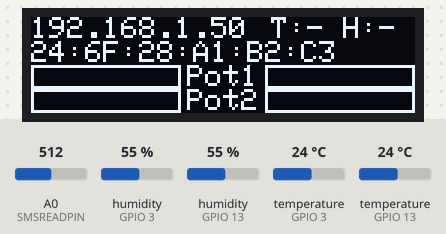
The program below on a simulated ESP8266 (NodeMCU). Parts: 128×32 one-colour display. The inputs (shaded band) are chosen by the test bench; at power-on: humidity (sensors on GPIO 3, GPIO 13) 55 %, A0 (SMSREADPIN) = 512, temperature (sensors on GPIO 3, GPIO 13) 24 °C. WiFi joins after 1.5 s; servers stay silent unless stated; network time is answered at once with the bench clock; the local clock reads 2024-03-15 10:24:30 at power-on unless the program sets it; no MQTT or app messages arrive unless stated; what the program prints to the serial monitor is not drawn. At 10.8 s the program puts the board to deep sleep or switches it off; the recording ends there.

Above: at 1.6 s.
At 4.7 s:
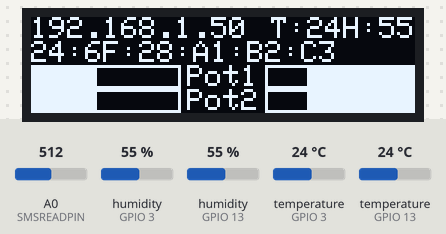
4.8 s: humidity (sensor on GPIO 3) set to 22 %
At 10.1 s:
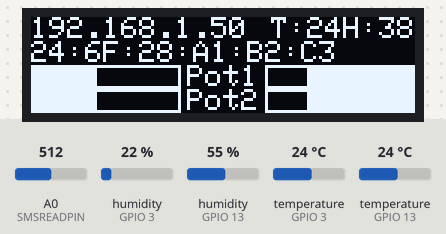
Timing chart, 0 to 10.8 s (numbered marks = the images above; inputs shaded):
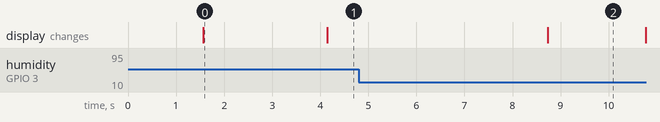

Measured:
- after the input at 4.8 s, the display: changes after 3.9 s (image 2)
- what the display in image 0 shows lasts 2.5 s, from 1.6 s to 4.1 s

The program:

main.cpp
```cpp
#include <SPI.h>
#include <Wire.h>
#include <DHT.h>
#include <time.h>
#include <NTPClient.h>
#include <WiFiUdp.h>
#include <Arduino.h>
#include <ArduinoJson.h>
#include <ESP8266WiFi.h>
#include <PubSubClient.h>
#include <Adafruit_GFX.h>
#include <Adafruit_SSD1306.h>
#include <SoilMoistureSensor/SoilMoistureSensor.h>

#define DHTTYPE DHT22   // DHT 22

#define DHTPOWERPIN 2
#define DHT1PIN 13
#define DHT2PIN 3

#define SMS1POWERPIN 15
#define SMS2POWERPIN 12
#define SMS3POWERPIN 0
#define SMS4POWERPIN 14
#define SMSREADPIN A0
#define SMSVOLTAGE 3.3

#define mqtt_server "94.62.211.190"
//#define mqtt_user "your_username"
//#define mqtt_password "your_password"

#define MicroControllerID WiFi.macAddress()

#define DEEP_SLEEP_TIMER 3e8  //microseconds 5 minutes
#define WAKE_UP_TIME 5e3     //milliseconds

#define main_topic "WaterMe"

Adafruit_SSD1306 OLED = Adafruit_SSD1306(128, 32, &Wire);

//Setup JSON
DynamicJsonDocument doc(2048);
char serialized_json[1024];

DHT dht1(DHT1PIN, DHTTYPE);
DHT dht2(DHT2PIN, DHTTYPE);

//Flower Pot1
SoilMoistureSensor SMS1(SMS1POWERPIN, SMSREADPIN, SMSVOLTAGE);
SoilMoistureSensor SMS2(SMS2POWERPIN, SMSREADPIN, SMSVOLTAGE);

//Flower Pot 2
SoilMoistureSensor SMS3(SMS3POWERPIN, SMSREADPIN, SMSVOLTAGE);
SoilMoistureSensor SMS4(SMS4POWERPIN, SMSREADPIN, SMSVOLTAGE);

const char* ssid = "The Internet";
const char* password = "Papaya0721";

WiFiClient espClient;
PubSubClient client(espClient);
const long utcOffsetInSeconds = 3600;
WiFiUDP ntpUDP;
NTPClient timeClient(ntpUDP, "pool.ntp.org", utcOffsetInSeconds);

int dht_temp_1 = 0;
int dht_hum_1 = 0;

int dht_temp_2 = 0;
int dht_hum_2 = 0;

float SMS1_value = NAN;
float SMS2_value = NAN;
float SMS3_value = NAN;
float SMS4_value = NAN;

void updateOLED()
{
  OLED.clearDisplay();
  OLED.setCursor(0,0);

  //IP / connection Status
  OLED.print(WiFi.isConnected() ? WiFi.localIP().toString() : "Disconnected");

  //Temperature and Humidity
  OLED.setCursor(80,0);
  OLED.print("T:");
  int reported_temp = dht_temp_1 != 0 ? dht_temp_2 != 0 ? (dht_temp_1+dht_temp_2)/2 : dht_temp_1 : 0;
  int reported_hum = dht_hum_1 != 0 ? dht_hum_2 != 0 ? (dht_hum_1+dht_hum_2)/2 : dht_hum_1 : 0;

  if (reported_temp == 0)
  {
    OLED.print("- ");
  }else{
    OLED.print(reported_temp);
  }

  OLED.print("H:");

  if (reported_hum == 0)
  {
    OLED.println("- ");
  }else{
    OLED.println(reported_hum);
  }

  //Mac Adress
  OLED.println(MicroControllerID);

  // Horizontal Moisture Bars for Pot 1
  OLED.drawRect(0,16,50,8,1);
  OLED.fillRect(0,16,50*(SMS1_value/SMSVOLTAGE),8,1);
  OLED.setCursor(52,16);
  OLED.print("Pot1");
  OLED.drawRect(78,16,50,8,1);
  OLED.fillRect(128-78*(SMS2_value/SMSVOLTAGE),16,128-78*(SMS2_value/SMSVOLTAGE),8,1);

  // Horizontal Moisture Bars for Pot 2
  OLED.drawRect(0,24,50,8,1);
  OLED.fillRect(0,24,50*(SMS3_value/SMSVOLTAGE),8,1);
  OLED.setCursor(52,24);
  OLED.print("Pot2");
  OLED.drawRect(78,24,50,8,1);
  OLED.fillRect(128-78*(SMS4_value/SMSVOLTAGE),24,128-78*(SMS4_value/SMSVOLTAGE),8,1);

  OLED.display();
}

void readingVerification()
{
  if (dht_temp_1 > 120)
  {
    dht_temp_1 = 0;
  }

  if (dht_temp_2 > 120)
  {
    dht_temp_2 = 0;
  }

  if (dht_hum_1 > 120)
  {
    dht_hum_1 = 0;
  }

  if (dht_hum_2 > 120)
  {
    dht_hum_2 = 0;
  }
}

void setup_wifi() {
  delay(10);
  // We start by connecting to a WiFi network
  Serial.println();
  Serial.print("Connecting to ");
  Serial.println(ssid);

  WiFi.begin(ssid, password);

  while (WiFi.status() != WL_CONNECTED) {
    delay(500);
    Serial.print(".");
  }

  Serial.println("");
  Serial.println("WiFi connected");
  Serial.println("IP address: ");
  Serial.println(WiFi.localIP());

  updateOLED();
}

void setDHTPowerPin(bool state)
{
  digitalWrite(DHTPOWERPIN, state);
}

void reconnect() {
  // Loop until we're reconnected
  while (!client.connected()) {
    Serial.print("Attempting MQTT connection...");
    // Attempt to connect
    // If you do not want to use a username and password, change next line to
     if (client.connect("client")) {
    //if (client.connect("ESP8266Client", mqtt_user, mqtt_password)) {
      Serial.println("connected to Brooker");
    } else {
      Serial.print("failed, rc=");
      Serial.print(client.state());
      Serial.println(" try again in 5 seconds");
      // Wait 5 seconds before retrying
      delay(5000);
    }
  }
}

void goToSleep()
{
  OLED.clearDisplay();
  OLED.display();

  setDHTPowerPin(LOW);

  //enter deep sleep in microseconds
  ESP.deepSleep(DEEP_SLEEP_TIMER);
}

void publish_MQTT()
{
  serializeJson(doc, serialized_json);
  Serial.println(serialized_json);
  client.publish(MicroControllerID.c_str(), serialized_json);
  delay(250); // create delay so other clients can cope with data flow
}

bool validReading(int reading)
{
  if (reading > 120 || reading < -10)
  {
    return false;
  }
  return true;
}

void setup() {
  //Setup Serial
  Serial.begin(115200);

  OLED.begin(SSD1306_SWITCHCAPVCC, 0x3C); // Address 0x3C for 128x32
  OLED.setCursor(0,0);
  OLED.setTextSize(1);
  OLED.setTextColor(SSD1306_WHITE);
  updateOLED();

  //Setup Wifi
  setup_wifi();
  client.setServer(mqtt_server, 1883);

  // DHT Power Pin Mode
  pinMode(DHTPOWERPIN, OUTPUT);
  digitalWrite(DHTPOWERPIN, LOW);

  // Turn ON both SMS
  pinMode(SMS1POWERPIN, OUTPUT);
  digitalWrite(SMS1POWERPIN, LOW);

  pinMode(SMS2POWERPIN, OUTPUT);
  digitalWrite(SMS2POWERPIN, LOW);

  pinMode(SMS3POWERPIN, OUTPUT);
  digitalWrite(SMS3POWERPIN, LOW);

  pinMode(SMS4POWERPIN, OUTPUT);
  digitalWrite(SMS4POWERPIN, LOW);


}

void loop() {

  if (!client.connected()) {
    reconnect();
  }
  client.loop();

  //Sends wake notification to main topic
  client.publish(main_topic, MicroControllerID.c_str());

  unsigned long time = millis();

  // Turn on DHT sensors
  setDHTPowerPin(HIGH);
  delay(500);

  //initializa DHT22 sensors
  dht1.begin();
  dht2.begin();

  // Delay to initialize DHT22 sensors
  delay(1000);

  // Acquire Sensor information
  SMS1.turnPowerOn();
  delay(250);
  SMS1_value = SMS1.readSensorVoltage();
  SMS1.turnPowerOff();

  SMS2.turnPowerOn();
  delay(250);
  SMS2_value = SMS2.readSensorVoltage();
  SMS2.turnPowerOff();

  SMS3.turnPowerOn();
  delay(250);
  SMS3_value = SMS3.readSensorVoltage();
  SMS3.turnPowerOff();

  SMS4.turnPowerOn();
  delay(250);
  SMS4_value = SMS4.readSensorVoltage();
  SMS4.turnPowerOff();

  dht_temp_1 = dht1.readTemperature();
  dht_hum_1 = dht1.readHumidity();

  dht_temp_2 = dht2.readTemperature();
  dht_hum_2 = dht2.readHumidity();

  //Reading Verification
  readingVerification();

  //Update OLED
  updateOLED();

  // Update Serial and MQTT Broker
  Serial.print(timeClient.getFormattedTime());
  Serial.println((" -> DHT_TEMP_1/"+String(dht_temp_1)).c_str());

  Serial.print(timeClient.getFormattedTime());
  Serial.println((" -> DHT_HUM_1/"+String(dht_hum_1)).c_str());

  Serial.print(timeClient.getFormattedTime());
  Serial.println((" -> DHT_TEMP_2/"+String(dht_temp_2)).c_str());

  Serial.print(timeClient.getFormattedTime());
  Serial.println((" -> DHT_HUM_2/"+String(dht_hum_2)).c_str());

  Serial.print(timeClient.getFormattedTime());
  Serial.println((" -> SMS1/"+String(SMS1_value)).c_str());

  Serial.print(timeClient.getFormattedTime());
  Serial.println((" -> SMS2/"+String(SMS2_value)).c_str());

  Serial.print(timeClient.getFormattedTime());
  Serial.println((" -> SMS3/"+String(SMS3_value)).c_str());

  Serial.print(timeClient.getFormattedTime());
  Serial.println((" -> SMS4/"+String(SMS4_value)).c_str());

  // Build JSON
  // Serializes and punlishes JSON over MQTT
  timeClient.update();
  doc["mac_address"] = MicroControllerID;
  doc["time"] = timeClient.getEpochTime();

  if (validReading(dht_temp_1))
  {
    doc["type"] = "DHT1_temp";
    doc["value"] = dht_temp_1;
    publish_MQTT();
  }

  if (validReading(dht_hum_1))
  {
    doc["type"] = "DHT1_hum";
    doc["value"] = dht_hum_1;
    publish_MQTT();
  }

  if (validReading(dht_temp_2))
  {
    doc["type"] = "DHT2_temp";
    doc["value"] = dht_temp_2;
    publish_MQTT();
  }

  if (validReading(dht_hum_2))
  {
    doc["type"] = "DHT2_hum";
    doc["value"] = dht_hum_2;
    publish_MQTT();
  }

  doc["type"] = "SMS1";
  doc["value"] = SMS1_value;
  publish_MQTT();

  doc["type"] = "SMS2";
  doc["value"] = SMS2_value;
  publish_MQTT();

  doc["type"] = "SMS3";
  doc["value"] = SMS3_value;
  publish_MQTT();

  doc["type"] = "SMS4";
  doc["value"] = SMS4_value;
  publish_MQTT();

/*
  if ((SMS1.beingWatered()
  || SMS2.beingWatered()
  || SMS3.beingWatered()
  || SMS4.beingWatered())
  && time == 0) // testing for now. Should not use deepsleep cycle
  */
  if(false)
  {
    time = millis();
  }else if(time > WAKE_UP_TIME){
    time = 0;
    goToSleep();
  }

}
```

DisplayManager.cpp
```cpp
#include <Wire.h>
#include <string.h>
#include <DisplayManager/DisplayManager.h>


DisplayManager::DisplayManager(int width, int height)
{
    this->display.height = height;
    this->display.width = width;
    this->display.max_number_of_messages = height/8;

    this->display.screen = Adafruit_SSD1306(width, height, &Wire);
    this->display.screen.begin(SSD1306_SWITCHCAPVCC, 0x3C); // Address 0x3C for 128x32
    this->display.screen.setTextSize(1);
    this->display.screen.setTextColor(SSD1306_WHITE);
    this->display.screen.clearDisplay();
    this->display.screen.display();

    this->display.view_mode = AlwaysOn; //While in dev AlwaysOn is better

}

DisplayManager::~DisplayManager(){}

void DisplayManager::updateDisplay()
{
    this->display.screen.setCursor(0,0);

    if (this->display.view_mode == DisplayFormat::AlwaysOn)
    {
        for (int i = 0; i < this->display.max_number_of_messages; i++)
        {
            if (this->display.messages[i] != nullptr)
            {
                this->display.screen.println(*this->display.messages[i]);
            }else{
                this->display.screen.println("");
            }

        }
    }
    this->display.screen.display();
}

void DisplayManager::clearDisplay()
{
    this->display.screen.clearDisplay();
    this->display.screen.display();
}

void DisplayManager::addLine(String new_line)
{
    for (int i = 0; i < this->display.max_number_of_messages; i++)
    {
        if (this->display.messages[i] == nullptr)
        {
            this->display.messages[i] = & new_line;
        }
    }
    this->updateDisplay();
}

void DisplayManager::addLine(String description, float value)
{
    for (int i = 0; i < this->display.max_number_of_messages; i++)
    {
        if (this->display.messages[i] == nullptr)
        {
            String new_line = description+" "+String(value).c_str();
            this->display.messages[i] = & new_line;
        }
    }
    this->updateDisplay();
}

void DisplayManager::setLine(String new_line, int index)
{
    if (index < this->display.max_number_of_messages)
    {
        this->display.messages[index] = & new_line;
    }
    this->updateDisplay();
}

void DisplayManager::setLine(String description, float value, int index)
{
    if (index < this->display.max_number_of_messages)
    {
        String new_line = description+" "+String(value).c_str();
        this->display.messages[index] = & new_line;
    }
    this->updateDisplay();
}

void DisplayManager::resetLine(int index)
{
    if (index < this->display.max_number_of_messages)
    {
        this->display.messages[index] = nullptr;
    }
    this->updateDisplay();
}

void DisplayManager::resetAllLines()
{
    for (int i = 0; i < this->display.max_number_of_messages; i++)
    {
        this->display.messages[i] = nullptr;
    }
    this->updateDisplay();
}

String* DisplayManager::getMessage(int index)
{
    return this->display.messages[index];
}
```

DisplayManager.h
```cpp
#include <Adafruit_GFX.h>
#include <Adafruit_SSD1306.h>

class DisplayManager
{
private:

enum DisplayFormat {
    AlwaysOff = 0,   //Always on Display
    AlwaysOn,      //Always Off display
    Scrolling,      //Scrolling information Vertically
    OnSensorActivity//Turns On when SMS activates
};

struct DisplayOptions
{
    Adafruit_SSD1306 screen;
    enum DisplayFormat view_mode;
    String* messages[8];
    int max_number_of_messages;
    int width;
    int height;
} display;


public:
    DisplayManager(int width, int height);
    ~DisplayManager();

    void updateDisplay();
    void clearDisplay();

    void addLine(String new_line);
    void addLine(String description, float value);

    void setLine(String new_line, int index);
    void setLine(String description, float value, int index);

    void resetLine(int index);
    void resetAllLines();

    String* getMessage(int index);
};
```

SoilMoistureSensor.cpp
```cpp
#include <Arduino.h>
#include <SoilMoistureSensor/SoilMoistureSensor.h>

SoilMoistureSensor::SoilMoistureSensor(int power_pin_index, int sensor_pin_index, int sensor_power_voltage)
{
    this->PowerPin.pin_index = power_pin_index;
    this->PowerPin.role = Power;
    this->PowerPin.voltage = sensor_power_voltage;
    pinMode(this->PowerPin.pin_index, OUTPUT);
    digitalWrite(this->PowerPin.pin_index, LOW);
    this->SensorPin.power_state = false;

    this->SensorPin.pin_index = sensor_pin_index;
    this->SensorPin.role = Reader;
    this->SensorPin.power_state = false;
    this->SensorPin.voltage = 0;
}

SoilMoistureSensor::~SoilMoistureSensor(){}

bool SoilMoistureSensor::beingWatered()
{
    return this->previousSensorReading < this->sensorReading;
}

float SoilMoistureSensor::readSensorVoltage()
{
    this->previousSensorReading = sensorReading;
    this->sensorReading = float(float(analogRead(SensorPin.pin_index))/1023.0)*PowerPin.voltage;
    return sensorReading;
}

float SoilMoistureSensor::getWaterVolume()
{
  float voltage = readSensorVoltage();
  return ((1.0/voltage)*slope)+intercept; // calc of theta_v (vol. water content)
}

float SoilMoistureSensor::getSensorPercentage()
{
    return this->readSensorVoltage()/this->getPowerPinMaxVoltage();
}

int SoilMoistureSensor::getPowerPinIndex()
{
    return this->PowerPin.pin_index;
}

bool SoilMoistureSensor::getPowerPinPowerState()
{
    return this-PowerPin.power_state;
}
float SoilMoistureSensor::getPowerPinMaxVoltage()
{
    return this->PowerPin.power_state ? this->PowerPin.voltage : 0;
}

int SoilMoistureSensor::getSensorPinIndex()
{
    return this->SensorPin.pin_index;
}

void SoilMoistureSensor::turnPowerOn()
{
    pinMode(this->PowerPin.pin_index, OUTPUT);
    digitalWrite(this->PowerPin.pin_index, HIGH);
}

void SoilMoistureSensor::turnPowerOff()
{
    pinMode(this->PowerPin.pin_index, OUTPUT);
    digitalWrite(this->PowerPin.pin_index, LOW);
}
```

SoilMoistureSensor.h
```cpp
class SoilMoistureSensor
{
private:
    enum PinRole {
        Reader = 0,
        Power
    };

    struct Pin {
        int pin_index;
        bool power_state;
        PinRole role;
        float voltage;
    } PowerPin, SensorPin;

    float previousSensorReading = 0;
    float sensorReading = 0;
    float slope = 2.48; // slope from linear fit
    float intercept = -0.72; // intercept from linear fit

public:
    SoilMoistureSensor(int power_pin, int sensor_pin, int sensor_power_voltage);
    ~SoilMoistureSensor();

    float readSensorVoltage();
    float getWaterVolume();
    float getSensorPercentage();
    bool beingWatered();

    // PowerPin
    int getPowerPinIndex();
    bool getPowerPinPowerState();
    float getPowerPinMaxVoltage();
    void turnPowerOn();
    void turnPowerOff();

    // SensorPin
    int getSensorPinIndex();

};
```
